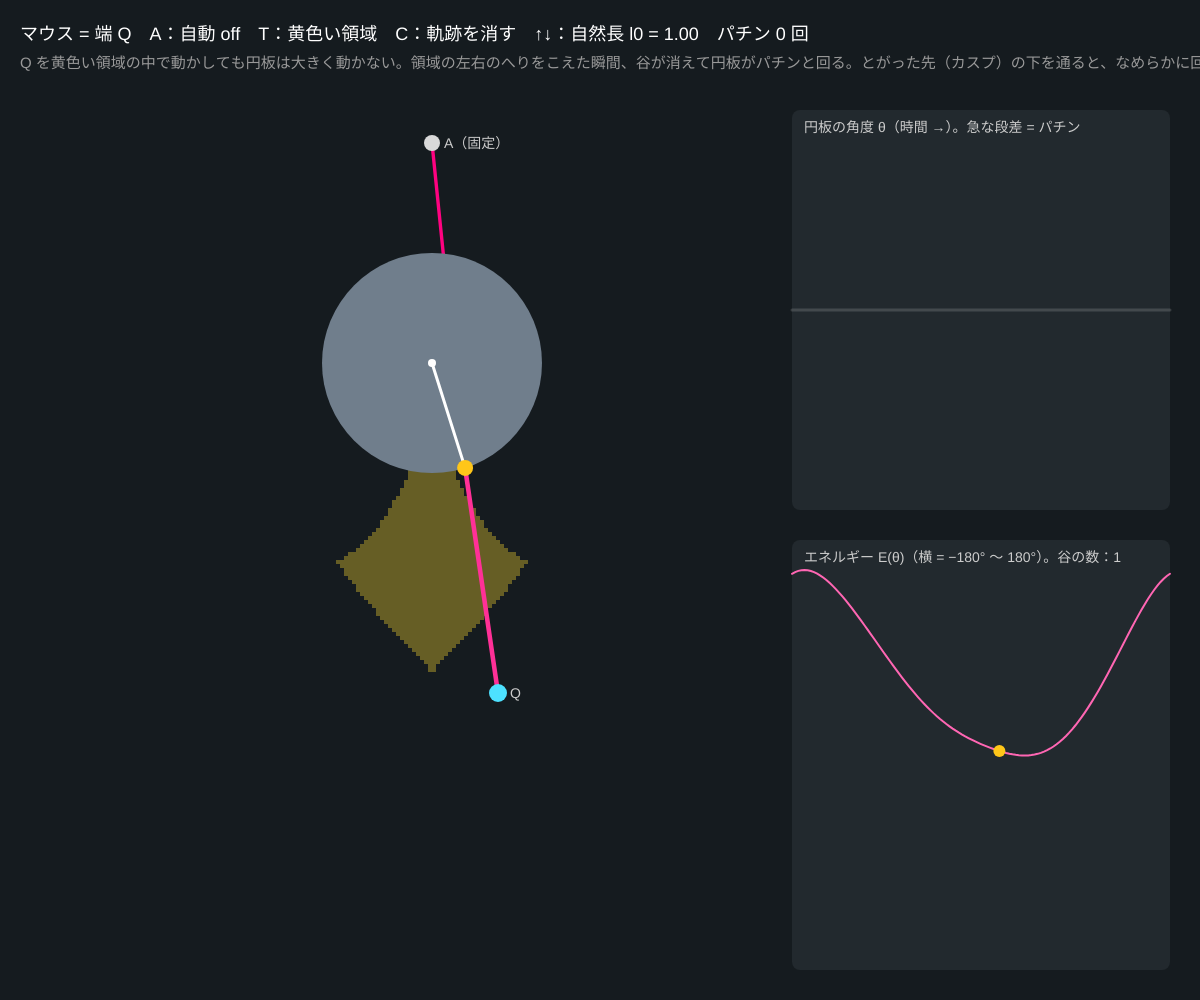
Frame 1 (no input)
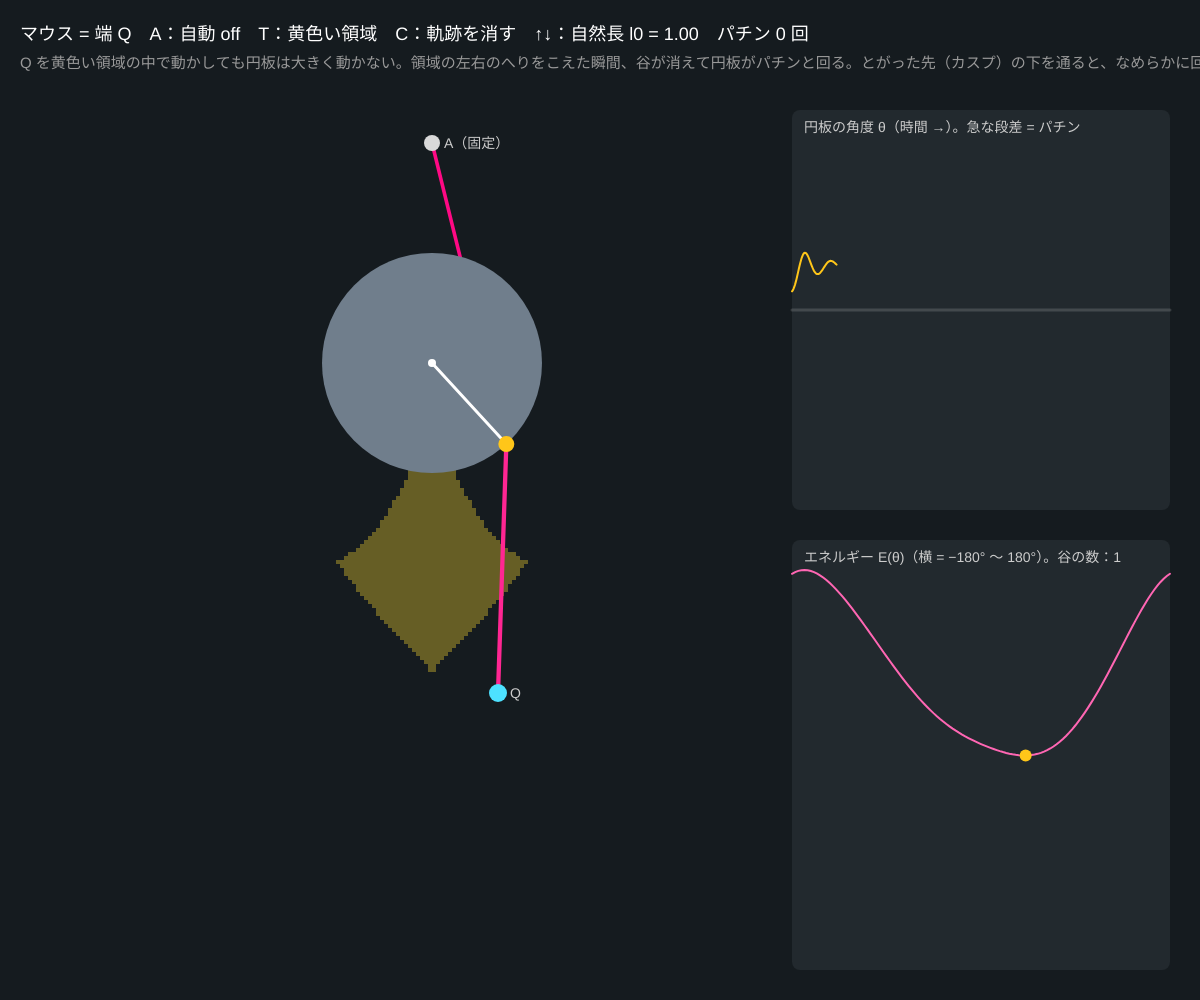
Frame 60 (no input)
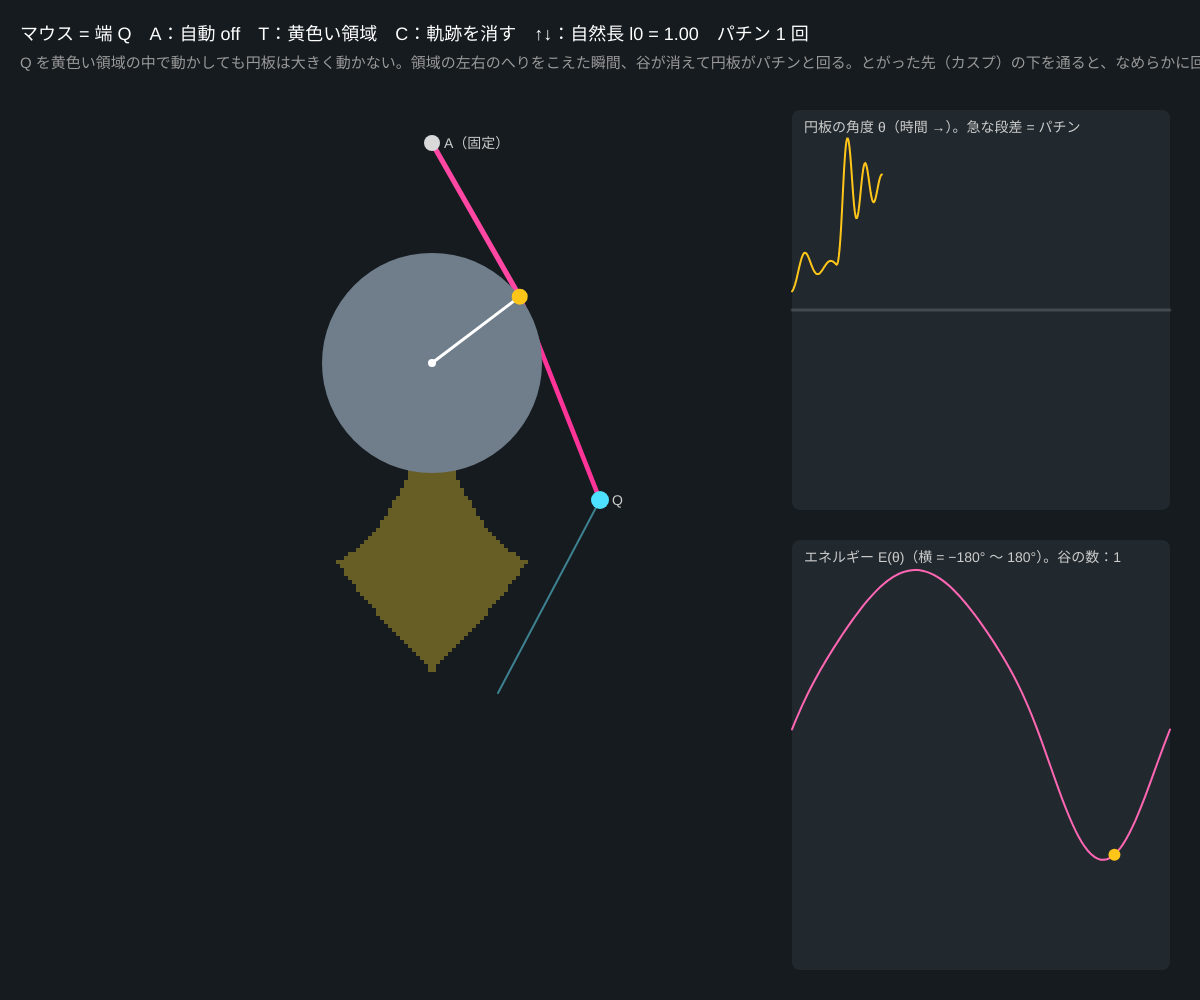
Frame 120 (the mouse pressed at the canvas centre since frame 60)

The p5.js sketch that drew these frames (run headless with seeded random() and noise() and a simulated clock; from frame 60 on, the mouse is pressed at the canvas centre):

// p5.js sketch
// ── sketch.js
// ============================================
// 05 ジーマンのカタストロフィー・マシン
// 円板（中心で自由に回る）の縁の 1 点に、ゴムひもを 2 本つなぐ。1 本は上の固定点 A へ、もう 1 本の端 Q をマウスで動かす
//   ゴムの伸びのエネルギー E(θ) がいちばん小さい角度へ円板は回る。Q をゆっくり動かしても、ある所で円板が「パチン」と回る
//   黄色い領域 = エネルギーの谷が 2 つある Q の場所。4 つのとがった点（カスプ）をもつひし形。へりをこえるときにとぶ
// マウス = 端 Q / A = 自動で左右に往復 / T = 黄色い領域の表示 / C = 軌跡を消す / ↑↓ = ゴムの自然長
// ============================================

let U;                       // 1 単位 = 何ピクセル
let cx, cy;                  // 円板の中心（画面）
let r = 1;                   // ★ 円板の半径
let dA = 2;                  // ★ 中心から固定点 A までの距離
let l0 = 1;                  // ★ ゴムの自然長（これより短いとたるむ）
let theta = 0.3, omega = 0;  // 円板の角度と角速度
let damping = 1.8;           // ★ 回転の摩擦
let Q = { x: 0.6, y: 3 };    // 動かす端（単位は U）
let auto = false, showRegion = true;
let t = 0;
let qTrail = [], thLog = [];
let region;                  // 谷が 2 つの領域の絵
let snaps = 0, flash = 0;

function setup() {
  createCanvas(windowWidth, windowHeight);
  colorMode(HSB, 360, 100, 100, 100);
  U = min((height - 130) / 6.6, 110);
  cx = width * 0.36; cy = 110 + 2.3 * U;
  buildRegion();
}

// 円板の縁の点 P(θ)（θ = 0 で真下）
function rim(th) { return { x: r * Math.sin(th), y: r * Math.cos(th) }; }
// ★ エネルギー：のびたゴムだけが E = ½(のび)² をもつ
function energy(th, q) {
  let p = rim(th), e = 0;
  for (let s of [{ x: 0, y: -dA }, q]) {
    let d = Math.hypot(p.x - s.x, p.y - s.y) - l0;
    if (d > 0) e += 0.5 * d * d;
  }
  return e;
}
function dE(th, q) { return (energy(th + 1e-4, q) - energy(th - 1e-4, q)) / 2e-4; }
// θ を一周調べて、エネルギーの谷の数を数える
function countMinima(q) {
  let n = 0, N = 120, es = [];
  for (let i = 0; i < N; i++) es.push(energy(TWO_PI * i / N, q));
  for (let i = 0; i < N; i++) if (es[i] < es[(i + N - 1) % N] && es[i] <= es[(i + 1) % N]) n++;
  return n;
}

function buildRegion() {
  region = createGraphics(width, height);
  region.colorMode(HSB, 360, 100, 100, 100);
  region.noStroke();
  let cell = 4;
  for (let px = 0; px < width; px += cell) for (let py = cy + 0.3 * U; py < height; py += cell) {
    let q = { x: (px + cell / 2 - cx) / U, y: (py + cell / 2 - cy) / U };
    if (Math.abs(q.x) > 2.5) continue;
    if (countMinima(q) >= 2) { region.fill(50, 80, 100, 35); region.rect(px, py, cell, cell); }
  }
}

function draw() {
  background(205, 30, 12);
  if (auto) { t += 0.01; Q = { x: 1.3 * Math.sin(t), y: 3.0 }; }
  else if (mouseY > 100) Q = { x: constrain((mouseX - cx) / U, -3, 3), y: constrain((mouseY - cy) / U, 0.5, 5) };
  // 円板の運動（小さな刻みで）
  for (let k = 0; k < 8; k++) {
    let dt = 1 / 240;
    omega += (-40 * dE(theta, Q) - damping * omega) * dt;
    omega = constrain(omega, -40, 40);
    theta += omega * dt;
  }
  theta = ((theta + PI) % TWO_PI + TWO_PI) % TWO_PI - PI;
  if (abs(omega) > 3 && flash === 0) { snaps++; flash = 40; }
  if (flash > 0) flash--;
  qTrail.push({ x: Q.x, y: Q.y }); if (qTrail.length > 600) qTrail.shift();
  thLog.push(theta); if (thLog.length > 500) thLog.shift();

  if (showRegion) image(region, 0, 0);
  // Q の軌跡
  noFill(); stroke(190, 60, 100, 50); strokeWeight(2);
  beginShape(); for (let q of qTrail) vertex(cx + q.x * U, cy + q.y * U); endShape();

  // 固定点 A・円板・ゴム
  let p = rim(theta);
  let P = { x: cx + p.x * U, y: cy + p.y * U };
  let A = { x: cx, y: cy - dA * U }, Qs = { x: cx + Q.x * U, y: cy + Q.y * U };
  for (let s of [A, Qs]) {
    let stretch = max(0, dist(P.x, P.y, s.x, s.y) / U - l0);
    stroke(330, 60 + stretch * 20, 100); strokeWeight(map(stretch, 0, 3, 6, 2, true));
    line(P.x, P.y, s.x, s.y);
  }
  noStroke(); fill(0, 0, 85); circle(A.x, A.y, 16);
  fill(210, 20, flash > 0 ? 60 + flash : 55); circle(cx, cy, 2 * r * U);
  stroke(0, 0, 100); strokeWeight(3); line(cx, cy, P.x, P.y);
  noStroke(); fill(45, 90, 100); circle(P.x, P.y, 16); fill(0, 0, 100); circle(cx, cy, 8);
  fill(190, 70, 100); circle(Qs.x, Qs.y, 18);
  fill(0, 0, 80); textSize(14); text('A（固定）', A.x + 12, A.y + 5); text('Q', Qs.x + 12, Qs.y + 5);

  // ---- 右：円板の角度のグラフ
  let gx = width * 0.66, gy = 110, gw = width - gx - 30, gh = height * 0.4;
  noStroke(); fill(205, 25, 18); rect(gx, gy, gw, gh, 8);
  stroke(0, 0, 100, 15); line(gx, gy + gh / 2, gx + gw, gy + gh / 2);
  noFill(); stroke(45, 90, 100); strokeWeight(2);
  beginShape(); for (let i = 0; i < thLog.length; i++) vertex(gx + i / 500 * gw, gy + gh / 2 - thLog[i] / PI * (gh / 2 - 8)); endShape();
  noStroke(); fill(0, 0, 80); textSize(14); text('円板の角度 θ（時間 →）。急な段差 = パチン', gx + 12, gy + 22);
  // エネルギー E(θ) のグラフ
  let ey = gy + gh + 30, eh = height - ey - 30;
  fill(205, 25, 18); rect(gx, ey, gw, eh, 8);
  let es = [], emax = 0;
  for (let i = 0; i <= 120; i++) { let e = energy(-PI + TWO_PI * i / 120, Q); es.push(e); emax = max(emax, e); }
  noFill(); stroke(330, 60, 100); strokeWeight(2);
  beginShape(); for (let i = 0; i <= 120; i++) vertex(gx + i / 120 * gw, ey + eh - 10 - es[i] / (emax + 1e-6) * (eh - 40)); endShape();
  noStroke(); fill(45, 90, 100);
  circle(gx + (theta + PI) / TWO_PI * gw, ey + eh - 10 - energy(theta, Q) / (emax + 1e-6) * (eh - 40), 12);
  fill(0, 0, 80); text('エネルギー E(θ)（横 = −180° 〜 180°）。谷の数：' + countMinima(Q), gx + 12, ey + 22);

  noStroke(); fill(0, 0, 100); textSize(18);
  text('マウス = 端 Q　A：自動 ' + (auto ? 'ON' : 'off') + '　T：黄色い領域　C：軌跡を消す　↑↓：自然長 l0 = ' + nf(l0, 1, 2) + '　パチン ' + snaps + ' 回', 20, 40);
  fill(0, 0, 60); textSize(15);
  text('Q を黄色い領域の中で動かしても円板は大きく動かない。領域の左右のへりをこえた瞬間、谷が消えて円板がパチンと回る。とがった先（カスプ）の下を通ると、なめらかに回る', 20, 68);
}

function keyPressed() {
  if (key === 'a' || key === 'A') auto = !auto;
  if (key === 't' || key === 'T') showRegion = !showRegion;
  if (key === 'c' || key === 'C') qTrail = [];
  if (key === UP_ARROW) { l0 = min(1.6, l0 + 0.1); buildRegion(); }
  if (key === DOWN_ARROW) { l0 = max(0.4, l0 - 0.1); buildRegion(); }
}

// ---------- やってみよう ----------
// 1. Q を黄色い領域の左のへりから右のへりへゆっくり動かし、パチンと回る場所を確かめよう。戻るときは？
// 2. 黄色い領域のとがった先より下（遠く）を通ると、パチンとならない。なぜ？（04 のループが消える a > 0 と同じ）
// 3. dA を 2.5 にしたり、l0 を変えたりすると、カスプの位置と大きさはどう変わる？
// 4. 本物をつくろう：厚紙の円板・画びょう・輪ゴム 2 本でできる（ジーマン 1972）
